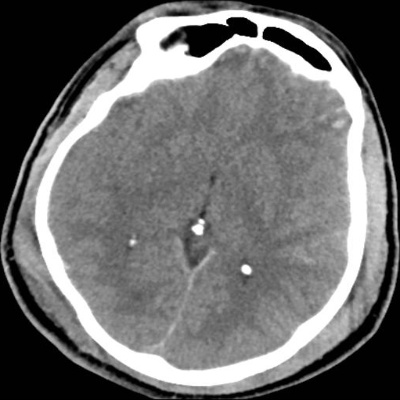
#> input picture detection/pdataset/stroke/108.jpg, 400 x 400 px, found by its file name
$ jupyter execute segmentation.ipynb   (shell and % lines are left out)
#> lines starting #> are read from the running program, lines starting #| are printed output that depends on the picture; after the words box and inside, x2 and y2 are one past the last pixel; in counts of white or black regions, pixels touching at a corner belong together
[cell 1]
import cv2
from matplotlib import pyplot as plt
import numpy as np

[cell 2]
from sklearn.cluster import KMeans
from collections import Counter
from skimage.color import rgb2lab, deltaE_cie76
from collections import Counter

[cell 3]
image = cv2.imread(r"C:\Users\kabil\Desktop\stoke-prediction\detection\pdataset\stroke\108.jpg",1)
#> image is the input picture: shape (400, 400, 3); min 0, max 255, mean 108.4
frame = image.copy()

[cell 4]
image = cv2.cvtColor(image, cv2.COLOR_BGR2RGB)
h, w, _ = image.shape
#> h = 400; w = 400
w_new = int(100 * w / max(w, h) )
#> w_new = 100
h_new = int(100 * h / max(w, h) )
#> h_new = 100
image = cv2.resize(image, (w_new, h_new));
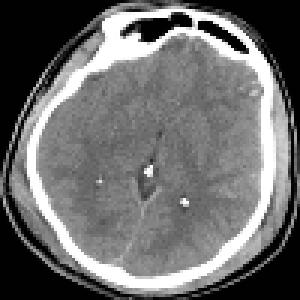
#> image: shape (100, 100, 3) (shown 3 times larger); min 0, max 255, mean 108.6
image_array = image.reshape((image.shape[0] * image.shape[1], 3))
clf = KMeans(n_clusters = 20)
clf.fit(image_array)
center_colors = clf.cluster_centers_
r_colors = [ int(each[0]) for each in center_colors]
r_colors.sort()
pairs = []
for i in range(len(r_colors)-1):
    pairs.append((r_colors[i],r_colors[i+1]))

[cell 5]
result = image.copy()

[cell 6]
for lo, hi in pairs:
    lower_blue = np.array([lo-1, lo-1, lo-1])
    upper_blue = np.array([hi+1,hi+1, hi+1])
    mask = cv2.inRange(frame, lower_blue, upper_blue)
    r = np.full((frame.shape[1], frame.shape[0],1),lo)
    g = np.full((frame.shape[1], frame.shape[0],1),255)
    b = np.full((frame.shape[1], frame.shape[0],1),hi)
    arr = np.dstack((r,g,b))
    result = cv2.bitwise_or(arr, arr, mask = mask)
    plt.imshow( result)
    plt.show()
#> this loop made 19 passes
#> pass 1, `mask = cv2.inRange(frame, lower_blue, upper_blue)`:
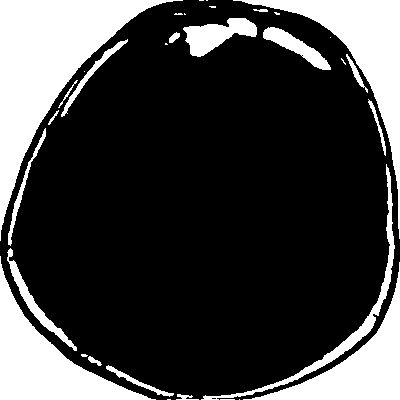
#> mask: shape (400, 400); 25.3% white; 33 white regions (14 under 20 px), largest, box (x1, y1, x2, y2) and area: (0, 0, 183, 241) 13199, (233, 0, 400, 239) 7335, (0, 256, 156, 400) 6975
#> pass 1, `result = cv2.bitwise_or(arr, arr, mask = mask)`:
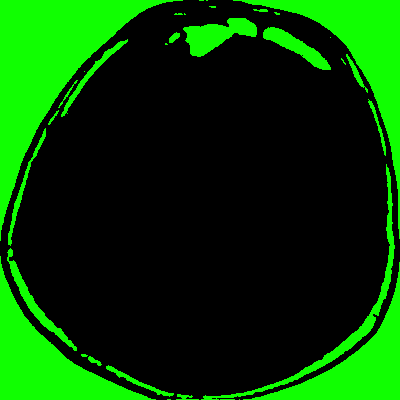
#> result: shape (400, 400, 3) int32; mean of channels 0, 1, 2 0.3, 64.5, 4; drawn as B, G, R
#> pass 2, `mask = cv2.inRange(frame, lower_blue, upper_blue)`:
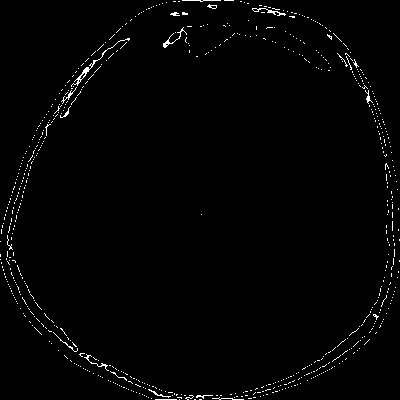
#> mask: shape (400, 400); 1.4% white in thin lines or dots
#> pass 2, `result = cv2.bitwise_or(arr, arr, mask = mask)`:
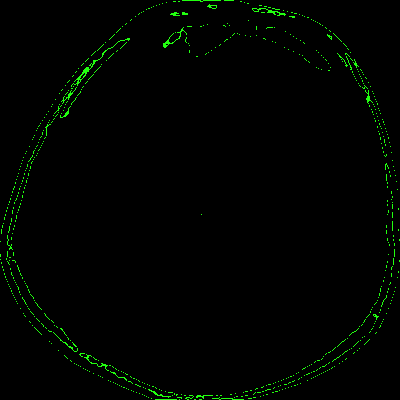
#> result: shape (400, 400, 3) int32; mean of channels 0, 1, 2 0.2, 3.5, 0.5; drawn as B, G, R
#> after the loop:
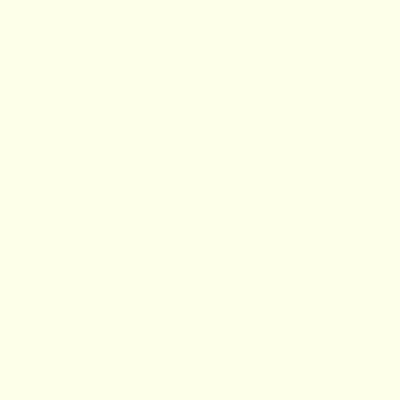
#> arr: shape (400, 400, 3) int64; mean B, G, R 233, 255, 253

$ run again, with detection/pdataset/stroke/10.jpg copied over detection/pdataset/stroke/108.jpg
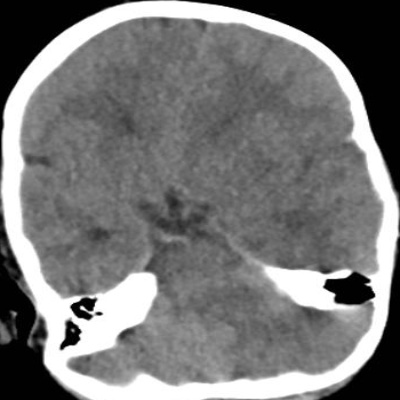
#> input picture detection/pdataset/stroke/10.jpg, 400 x 400 px, found by its file name
#> image is the input picture: shape (400, 400, 3); min 0, max 255, mean 119.3
#> image: shape (100, 100, 3)
#> the loop `for lo, hi in pairs:` made 19 passes
#> pass 1, `mask = cv2.inRange(frame, lower_blue, upper_blue)`:
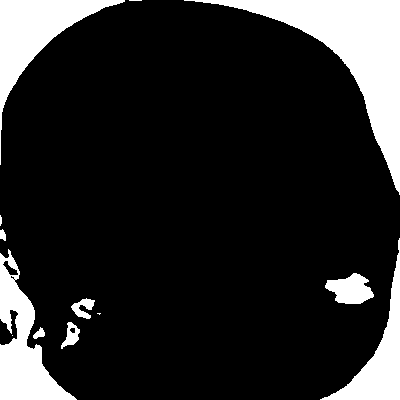
#> mask: shape (400, 400); 15.6% white; 13 white regions (4 under 20 px), largest, box (x1, y1, x2, y2) and area: (184, 0, 400, 195) 10268, (0, 0, 125, 165) 5017, (0, 249, 77, 400) 4680
#> pass 2, `plt.show()`:
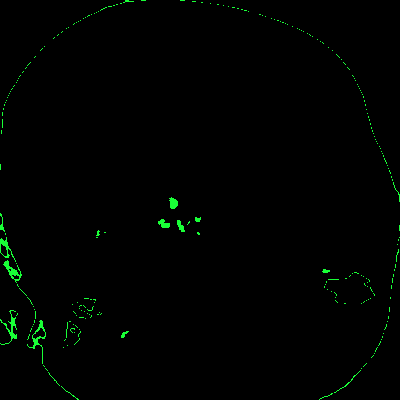
#> shown: shape (400, 400, 3); mean R, G, B 0.2, 2.4, 0.5

$ run again, with detection/pdataset/stroke/100.jpg copied over detection/pdataset/stroke/108.jpg
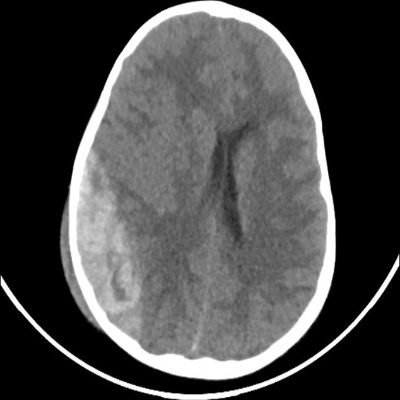
#> input picture detection/pdataset/stroke/100.jpg, 400 x 400 px, found by its file name
#> image is the input picture: shape (400, 400, 3); min 0, max 255, mean 73.6
#> image: shape (100, 100, 3)
#> the loop `for lo, hi in pairs:` made 19 passes
#> pass 1, `mask = cv2.inRange(frame, lower_blue, upper_blue)`:
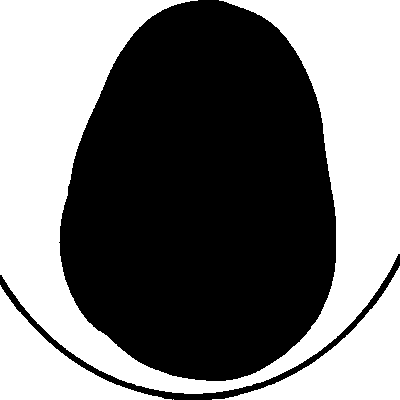
#> mask: shape (400, 400); 46.8% white; 4 white regions (1 under 20 px), largest, box (x1, y1, x2, y2) and area: (0, 0, 400, 394) 59921, (212, 266, 400, 400) 8234, (0, 285, 172, 400) 6794
#> pass 2, `plt.show()`:
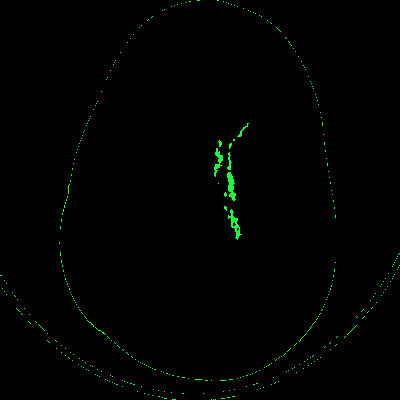
#> shown: shape (400, 400, 3); mean R, G, B 0.2, 1.7, 0.4
